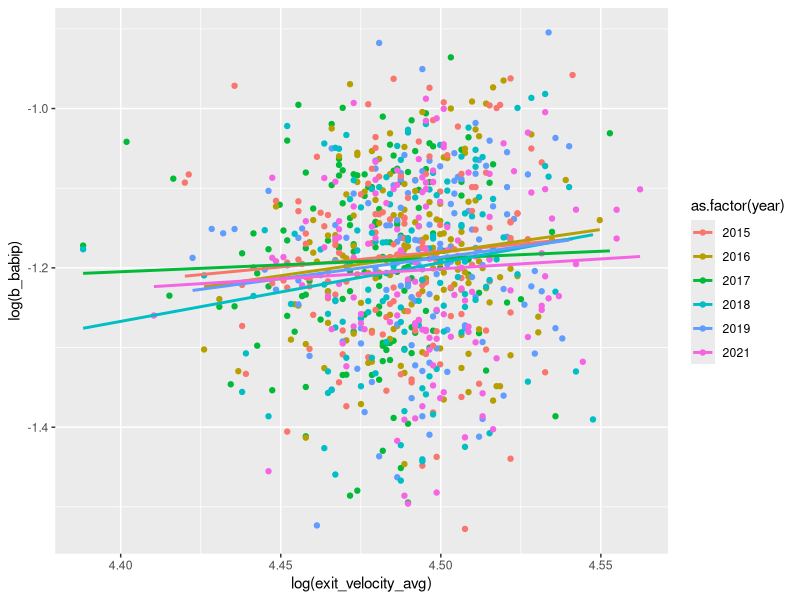
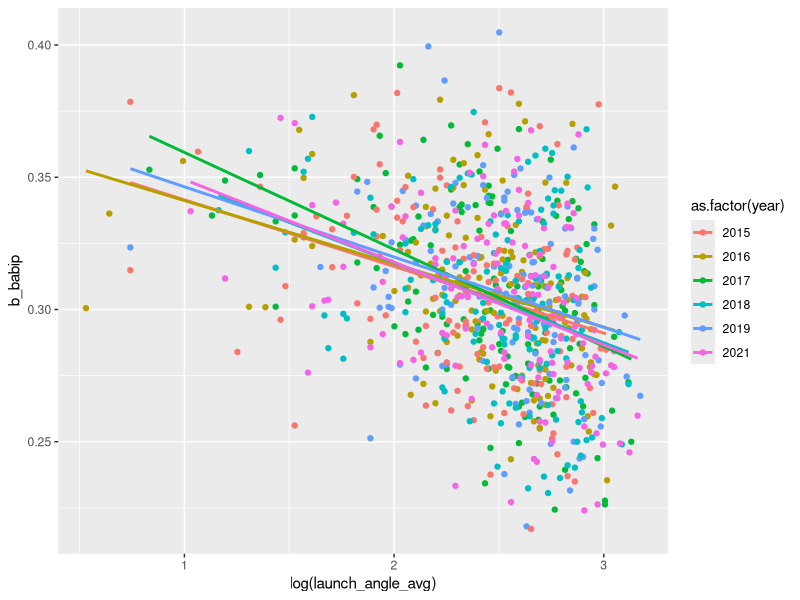
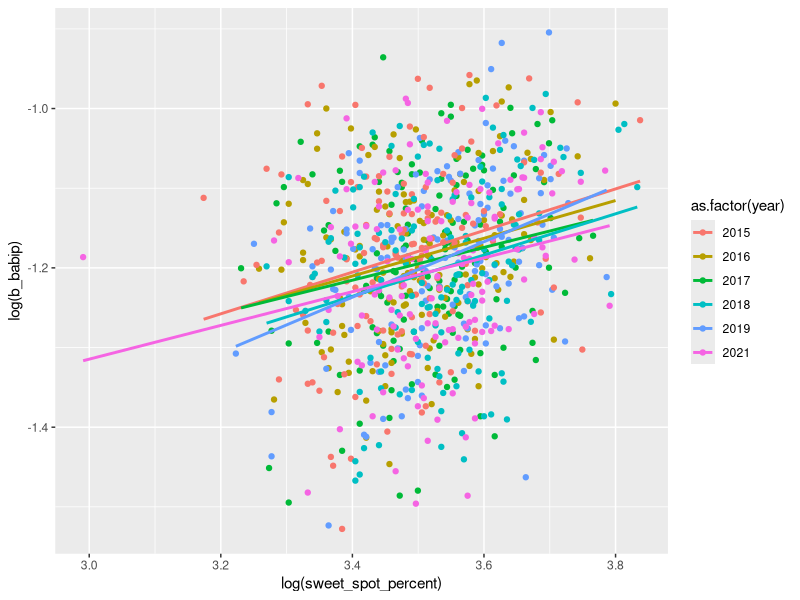
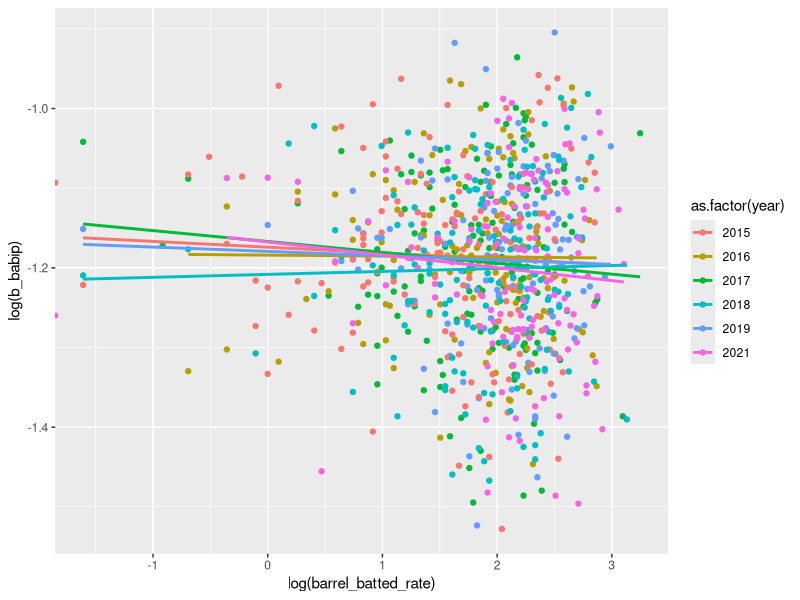
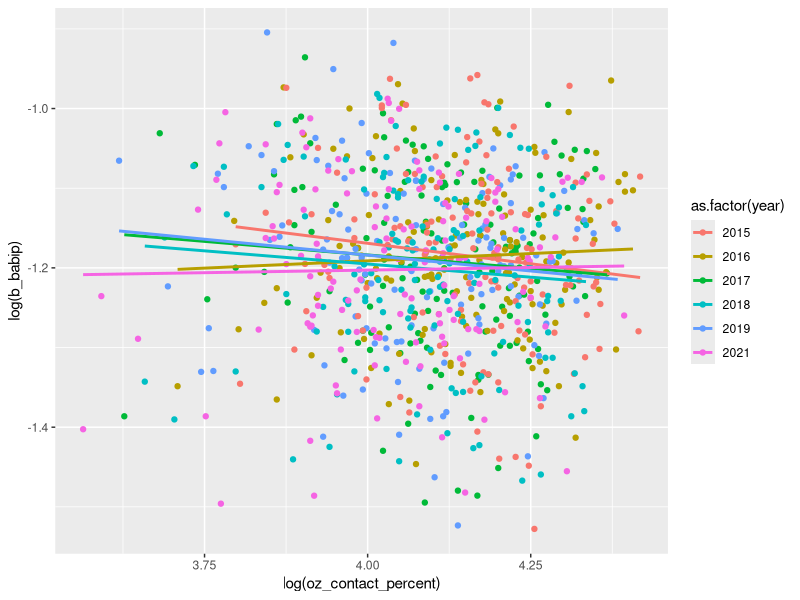
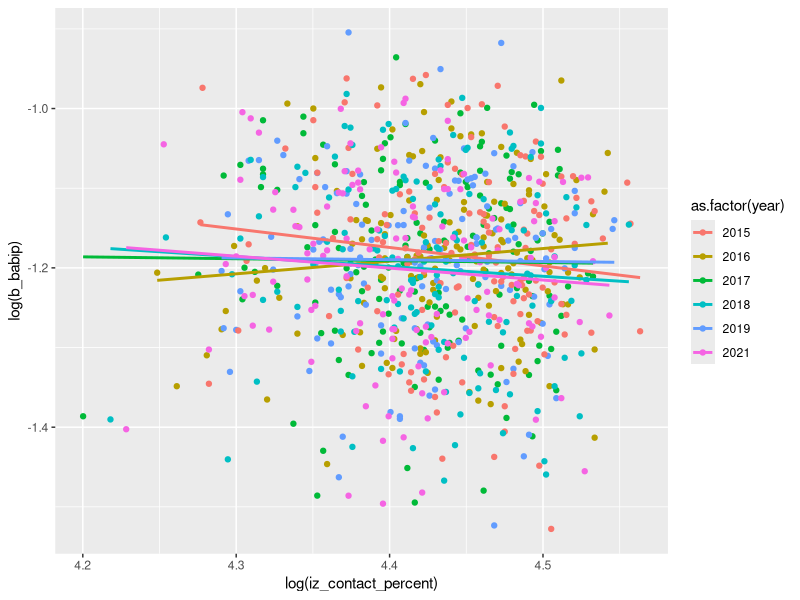

Here is the R script that generated these plots, in order:
library(tidyverse)
library(ggplot2)
library(lme4)


# read data and remove blank row
df <- read.csv("stats.csv")
df <- df[,-38]  

# create babip variable
df$b_babip <- (df$b_total_hits - df$b_home_run) / (df$b_ab - df$b_home_run - df$b_strikeout + df$b_total_sacrifices)  

# creating subset without 2020 data
df_no_2020 <- df %>%
                subset(year != '2020')

# exit velocity plot
ggplot(df_no_2020, aes(x = log(exit_velocity_avg), y = log(b_babip), color = as.factor(year))) +
  geom_point() +
  geom_smooth(method = "lm", se = FALSE)

# creating launch angle subset
la_df_no_2020 <- df_no_2020 %>%
                  filter(launch_angle_avg > .5)

# launch angle plot
ggplot(la_df_no_2020, aes(x = log(launch_angle_avg), y = b_babip, color = as.factor(year))) +
  geom_point() +
  geom_smooth(method = "lm", se = FALSE)

# sweetspot % plot
ggplot(df_no_2020, aes(x = log(sweet_spot_percent), y = log(b_babip), color = as.factor(year))) +
  geom_point() +
  geom_smooth(method = "lm", se = FALSE)

# barrel rate plot
ggplot(df_no_2020, aes(x = log(barrel_batted_rate), y = log(b_babip), color = as.factor(year))) +
  geom_point() +
  geom_smooth(method = "lm", se = FALSE)

# oz contact % plot
ggplot(df_no_2020, aes(x = log(oz_contact_percent), y = log(b_babip), color = as.factor(year))) +
  geom_point() +
  geom_smooth(method = "lm", se = FALSE)

# iz contact % plot
ggplot(df_no_2020, aes(x = log(iz_contact_percent), y = log(b_babip), color = as.factor(year))) +
  geom_point() +
  geom_smooth(method = "lm", se = FALSE)

model <- lmer(b_babip ~ sprint_speed + exit_velocity_avg + launch_angle_avg + sweet_spot_percent + (1 + exit_velocity_avg|year) + (1 + launch_angle_avg|year) + (1 + sweet_spot_percent|year), data = df_no_2020)
summary(model)



